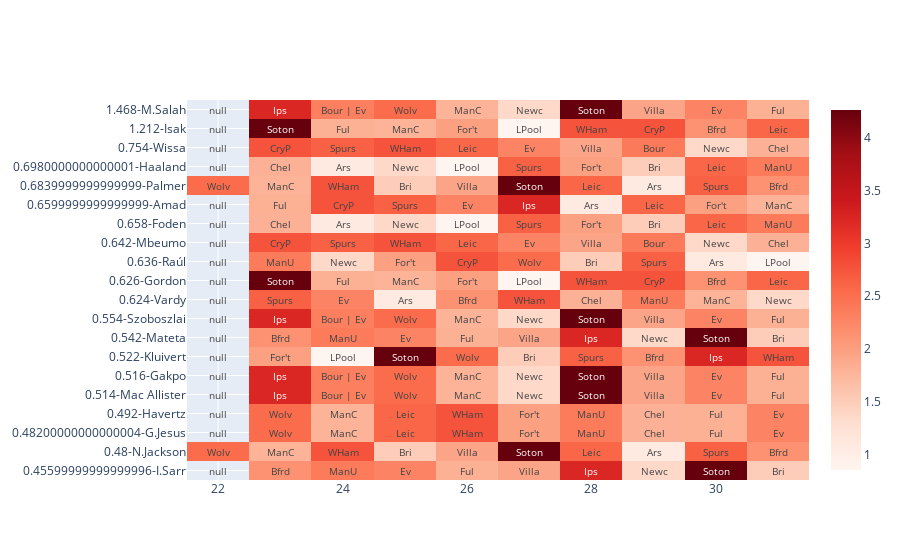

Notebook code for this chart:
### Code cell
import plotly.graph_objects as go
import pandas as pd

# Assuming FixturesElementsAll2Viz is your DataFrame
# FixturesElementsAll2Viz = pd.DataFrame(...) # your data here

# Pivot the DataFrame using pivot_table with an aggregation function
heatmap_data = FixturesElementsAll2AttFiltered.pivot_table(
    index='xGIAvg_Player',
    columns='event',
    values='XGC_Weighted',
    aggfunc='mean'  # You can change this to an appropriate function like sum, max, etc.
)
text_data = FixturesElementsAll2AttFiltered.pivot_table(
    index='xGIAvg_Player',
    columns='event',
    values='Teams.name',
    aggfunc=lambda x: ' | '.join(x)  # Aggregates Team.name values
)

# Create the heatmap
fig = go.Figure(data=go.Heatmap(
    z=heatmap_data.values,
    x=heatmap_data.columns,
    y=heatmap_data.index,
    text=text_data.values,
    texttemplate="%{text}",
    textfont={"size":10},
    colorscale='reds'
))

# Display the figure
fig.show()

### Figure 1 — Plotly figure (JSON) as saved in the notebook; plotly's stock layout.template omitted (floating-point values rounded to 4 significant figures; data arrays with more than 128 entries replaced by an {"elided": "..."} marker saying what was removed)
{"data": [{"colorscale": [[0, "rgb(255,245,240)"], [0.125, "rgb(254,224,210)"], [0.25, "rgb(252,187,161)"], [0.375, "rgb(252,146,114)"], [0.5, "rgb(251,106,74)"], [0.625, "rgb(239,59,44)"], [0.75, "rgb(203,24,29)"], [0.875, "rgb(165,15,21)"], [1, "rgb(103,0,13)"]], "text": {"elided": "20x10 str values"}, "textfont": {"size": 10}, "texttemplate": "%{text}", "type": "heatmap", "x": [22, 23, 24, 25, 26, 27, 28, 29, 30, 31], "y": ["0.45599999999999996-I.Sarr", "0.48-N.Jackson", "0.48200000000000004-G.Jesus", "0.492-Havertz", "0.514-Mac Allister", "0.516-Gakpo", "0.522-Kluivert", "0.542-Mateta", "0.554-Szoboszlai", "0.624-Vardy", "0.626-Gordon", "0.636-Raúl", "0.642-Mbeumo", "0.658-Foden", "0.6599999999999999-Amad", "0.6839999999999999-Palmer", "0.6980000000000001-Haaland", "0.754-Wissa", "1.212-Isak", "1.468-M.Salah"], "z": {"elided": "20x10 float values"}}], "layout": {}}
